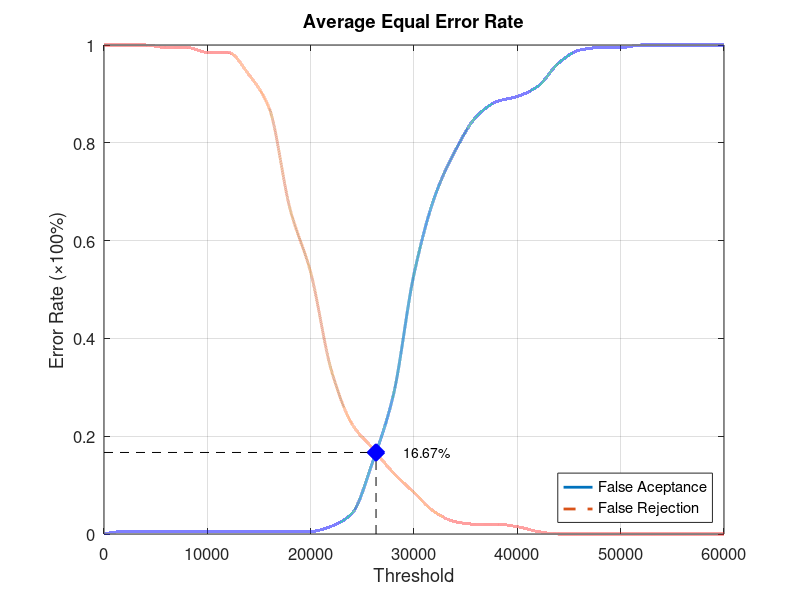
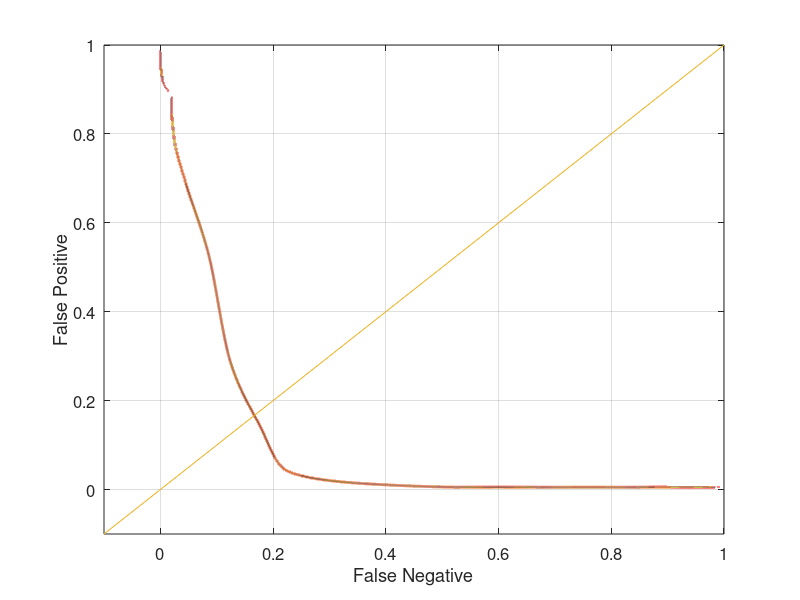

Here is the MATLAB script that generated these plots, in order:
function yEER = Database2_1
close all;
clear;
clc;
x = 0:2000:60000;
xq = 0:0.5:60000;

y0 = [0 0.00526316 0.00526316 0.00526316 0.00526316 0.00526316 0.00526316 0.00526316 0.00526316 0.00526316 0.00526316 0.0157895 0.0421053 0.147368 0.284211 0.531579 0.689474 0.784211 0.852632 0.884211 0.894737 0.915789 0.963158 0.989474 0.994737 0.994737 1 1 1 1 1];
yy0 = interp1(x, y0, xq, 'pchip');
y1 = [1 1 1 0.995 0.995 0.985 0.985 0.94 0.87 0.665 0.535 0.335 0.225 0.175 0.125 0.085 0.045 0.025 0.02 0.02 0.015 0.005 0 0 0 0 0 0 0 0 0];
yy1 = interp1(x, y1, xq, 'pchip');

% Calculating EER: 
y2 = abs(y0 - y1);
find(y2 == min(y2))
yy2 = abs(yy0 - yy1);
xEER = find(yy2 == min(yy2));
xEERIndex = xq(xEER) % X-axis EER
yEER = yy0(xEER) % Y-axis EER

main = figure
plot(xq, yy0,'-','LineWidth', 2);	hold on
plot(xq, yy1,'--','LineWidth', 2);	hold on
plot([xEERIndex xEERIndex], [0 yEER], 'k--');	hold on
plot([0 xEERIndex], [yEER yEER], 'k--');	hold on
plot(xEERIndex, yEER, 'bx', 'LineWidth', 10);	hold on
text(xEERIndex + 10 * xEERIndex / 100, yEER, [num2str(round((10000 * yEER)) / 100) '%'])
legend('False Aceptance', 'False Rejection', 'Location', 'SouthEast')
xlabel('Threshold')
ylabel('Error Rate (\times100%)')
title('Average Equal Error Rate')
set(gca, 'FontSize', 12)
axis([0 60000 0 1])
grid on

print(main, 'Database2_1Main', '-dpng');
FNRxFPR = figure('Color', [1 1 1]);
plot(yy1, yy0, '-', yy1, yy0, 'LineWidth', 2);
hold on
y = -0.1:0.1:1
plot(y, y); 
set(gca, 'FontSize', 12)
xlabel('False Negative')
ylabel('False Positive')
axis([-0.1 1 -0.1 1])
set(gca, 'FontSize', 12)
grid on

print(FNRxFPR, 'Database2_1FNRxFPR','-dpng');
end
